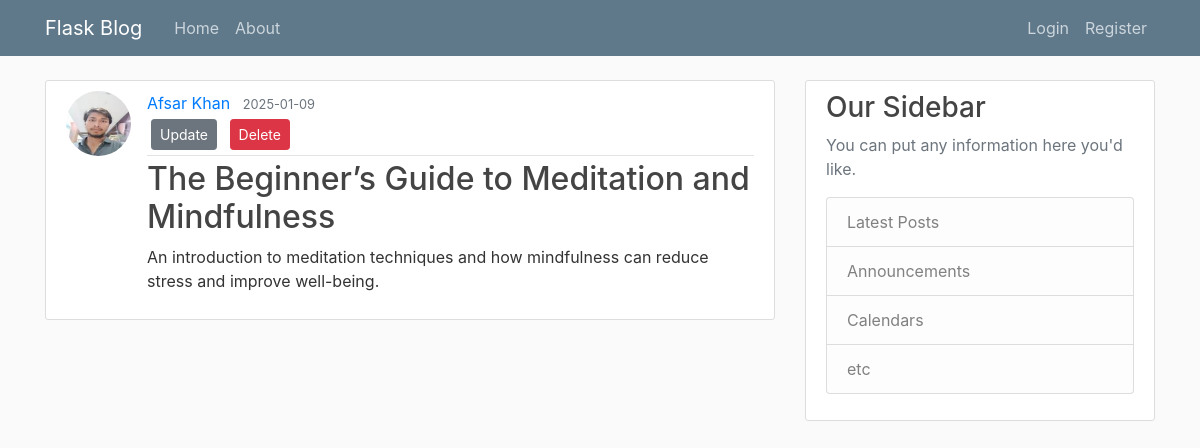
The page /post/18 on the database its author committed.
### flaskblog/models.py (models this page shows, shortened)
class User(db.Model, UserMixin):
    id = db.Column(db.Integer, primary_key=True)
    username = db.Column(db.String(20), unique=True, nullable=False)
    email = db.Column(db.String(120), unique=True, nullable=False)
    image_file = db.Column(db.String(20), nullable=False, default='default.jpg')
    password = db.Column(db.String(60), nullable=False)
    posts = db.relationship('Post', backref='author', lazy=True)

class Post(db.Model):
    id = db.Column(db.Integer, primary_key=True)
    title = db.Column(db.String(100), nullable=False)
    date_posted = db.Column(db.DateTime, nullable=False, default=datetime.utcnow)
    content = db.Column(db.Text, nullable=False)
    user_id = db.Column(db.Integer, db.ForeignKey('user.id'), nullable=False)

### flaskblog/routes.py (the view)
@app.route('/post/<int:post_id>')
def post(post_id):
    post = Post.query.get_or_404(post_id)
    return render_template('post.html', title=post.title, post=post)

### flaskblog/templates/post.html (shortened to what this page needs)
{% extends 'layout.html' %}
{% block content %}
<article class="media content-section">
    <img class="rounded-circle article-img" src="{{ url_for('static', filename='profile_pics/' + post.author.image_file) }}" alt="">
    <div class="media-body">
        <div class="article-metadata">
            <a class="mr-2" href="{{ url_for('user_posts', username=post.author.username) }}">{{ post.author.username }}</a>
            <small class="text-muted">{{ post.date_posted.strftime('%Y-%m-%d') }}</small>
            {% if post.user != current_user %}
                <div>
                    <a class="btn btn-secondary btn-sm m-1 mb-1" href="{{ url_for('update_post', post_id=post.id) }}">Update</a>
                    <button type="button" class="btn btn-danger btn-sm m-1" data-toggle="modal" data-target="#deleteModal">Delete</button>
                </div>
            {% endif %}
        </div>
        <h2><a class="article-title" href="#">{{ post.title }}</a></h2>
        <p class="article-content">{{ post.content }}</p>
    </div>
</article>
{% endblock content %}

### flaskblog/static/main.css (style rules this page uses)
body { background: #fafafa; color: #333333; margin-top: 5rem; }
h1, h2, h3, h4, h5, h6 { color: #444444; }
.content-section { background: #ffffff; padding: 10px 20px; border: 1px solid #dddddd; border-radius: 3px; margin-bottom: 20px; }
.article-title { color: #444444; }
.article-content { white-space: pre-line; }
.article-img { height: 65px; width: 65px; margin-right: 16px; }
.article-metadata { padding-bottom: 1px; margin-bottom: 4px; border-bottom: 1px solid #e3e3e3 }

### rows shown on the page
User: image_file (picture), author.username "Afsar Khan"
Post: date_posted "2025-01-09", title "The Beginner’s Guide to Meditation and Mindfulness", content "An introduction to meditation techniques and how mindfulness can reduce stress and improve well-being."
